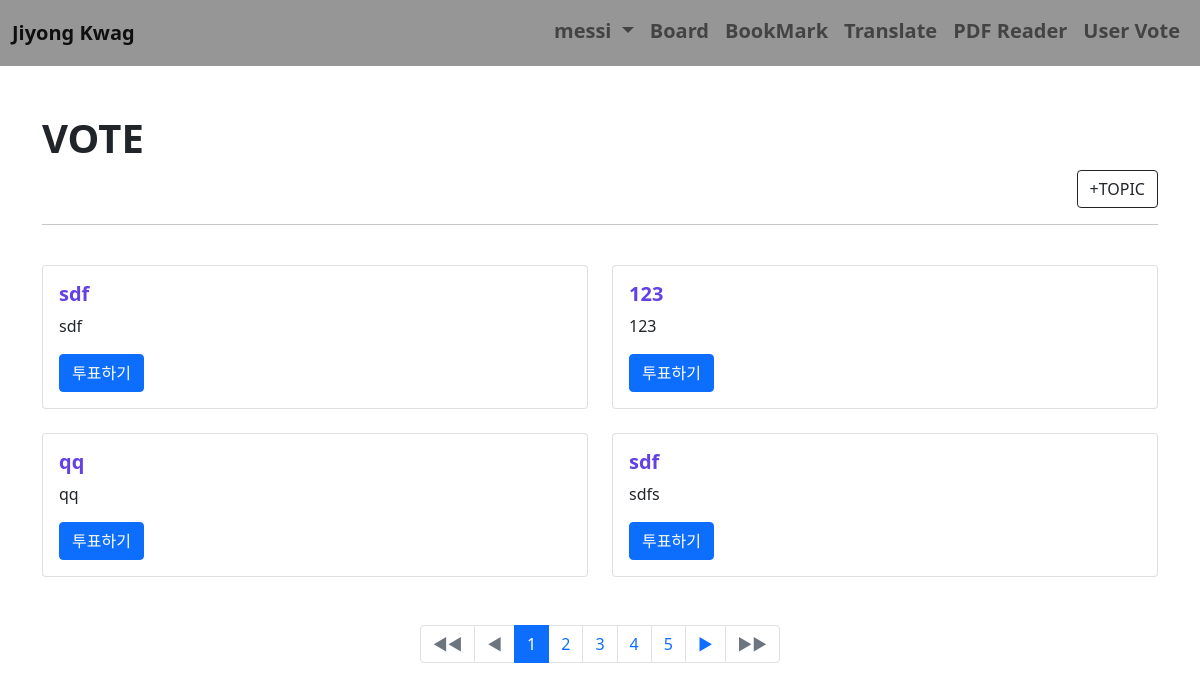
Screenshot of /vote/ (signed in) with the database file from the repository.
### acc/models.py (models this page shows, shortened)
class User(AbstractUser):
    comment = models.TextField()
    nickname = models.CharField(max_length=30)
    point = models.IntegerField(default=0)
    pic = models.ImageField(upload_to = "usr/%y")
    follow = models.ManyToManyField(settings.AUTH_USER_MODEL, blank=True)

### vote/models.py (models this page shows, shortened)
class Topic(models.Model):
    subject = models.CharField(max_length=100)
    writer = models.CharField(max_length=100)
    voter = models.ManyToManyField(User, blank=True)
    ctime = models.DateTimeField()
    content = models.TextField()
    def summary(self):
        if len(self.content) > 20:
            return self.content[:20] + "..."
        return self.content

### vote/views.py (the view)
# urls.py: path('', views.index, name = "index"),
def index(request):
    page = request.GET.get("page", 1)
    t = Topic.objects.all().order_by("-ctime")
    pag = Paginator(t, 4)
    obj = pag.get_page(page)
    context = {
        "topics" : obj,
    }
    return render(request, "vote/index.html", context)

### template/vote/index.html
{% extends 'base.html' %}
{% block auth %}
{% load mathfilters %}
<div class="container mt-5">
    <h1><b>VOTE</b></h1>
    <div class="text-end">
        <a href="{% url 'vote:create' %}"><button class="btn btn-outline-dark">+TOPIC</button></a>
    </div>
    <hr>
    <div class="row">
        {% for i in topics %}
            <div class="col-sm-6 mt-4">
                <div class="card">
                    <div class="card-body" {% if user in i.voter.all %} style="background-color: rgba(0, 255, 123, 0.29);" {% endif %}>
                        <h5 class="card-title" style="color:rgba(65, 22, 221, 0.816)"><b>{{ i.subject }}</b></h5>
                        <p class="card-text">{{ i.summary }}</p>
                        <a href="{% url 'vote:detail' i.id %}" class="btn btn-primary">{% if user in i.voter.all %}결과보러가기{%else%}투표하기{%endif%}</a>
                    </div>
                </div>
            </div>
        {% endfor %}
    </div>
    <nav aria-label="Page navigation example">
        <ul class="pagination justify-content-center mt-5">
            <li class="page-item {% if not topics.has_previous %}disabled{% endif %}">
                <a class="page-link" href="{% url 'vote:index' %}?page=1"> ◀◀ </a>
            </li>
            <li class="page-item {% if not topics.has_previous %}disabled{% endif %}">
                <a class="page-link" {% if topics.has_previous %} href="{% url 'vote:index' %}?page={{ topics.previous_page_number }}" {% endif %}> ◀ </a>
            </li>
            {% for i in topics.paginator.page_range %}
                {% if i >= topics.number|sub:1|intdiv:5|mul:5|add:1 and topics.number|sub:1|intdiv:5|add:1|mul:5 >= i %}
                    <li class="page-item {% if topics.number == i %}active{% endif %}"><a class="page-link" href="{% url 'vote:index' %}?page={{i}}">{{ i }}</a></li>
                {% endif %}
            {% endfor %}
            <li class="page-item {% if not topics.has_next %}disabled{% endif %}">
                <a class="page-link" {% if topcis.has_next %}href="{% url 'vote:index' %}?page={{ topics.next_page_number }}"{%endif%}>▶</a>
            </li>
            <li class="page-item {% if not blist.has_next %}disabled{% endif %}">
                <a class="page-link" href="{% url 'vote:index' %}?page={{ topics.paginator.num_pages }}">▶▶</a>
            </li>
        </ul>
    </nav>
</div>
{% endblock %}

### template/base.html (shortened to what this page needs)
<!doctype html>
<html lang="en">
    <head>
        <link href="https://cdn.jsdelivr.net/npm/bootstrap@5.1.3/dist/css/bootstrap.min.css" rel="stylesheet">
    </head>
    <body>
    {% if user.is_authenticated %}
    <nav class="navbar navbar-expand-lg navbar-light" style="background-color: rgb(150, 150, 150);">
        <div class="container-fluid" style="font-size: 20px; font-weight: bold;">
            <a class="navbar-brand" href="#">Jiyong Kwag</a>
            <div class="collapse navbar-collapse" id="navbarSupportedContent">
                <ul class="navbar-nav ms-auto mb-2 mb-lg-1">
                    <li class="nav-item dropdown">
                        <a class="nav-link dropdown-toggle" href="#" id="navbarDropdown" role="button" data-bs-toggle="dropdown" aria-expanded="false" >
                        <b>{{ user.username }}</b>
                        </a>
                    </li>
                    <li class="nav-item">
                        <a class="nav-link" href="{% url 'board:index' %}">Board</a>
                    </li>
                    <li class="nav-item">
                        <a class="nav-link" href="{% url 'book:index' %}">BookMark</a>
                    </li>
                    <li class="nav-item">
                        <a class="nav-link" href="{% url 'trans:index' %}">Translate</a>
                    </li>
                    <li class="nav-item">
                        <a class="nav-link" href="{% url 'rpdf:index' %}">PDF Reader</a>
                    </li>
                    <li class="nav-item">
                        <a class="nav-link" href="{% url 'vote:index' %}">User Vote</a>
                    </li>
                </ul>
            </div>
        </div>
    </nav>
    {% block auth %}{% endblock %}
    {% endif %}
    </body>
</html>

### rows the page displays
User: username "messi"
Topic: subject "sdf", summary "sdf", shows "투표하기"
Topic: subject "123", summary "123", shows "투표하기"
Topic: subject "qq", summary "qq", shows "투표하기"
Topic: subject "sdf", summary "sdfs", shows "투표하기"

### other values shown
{{ i }} "1" "2" "3" "4" "5"
